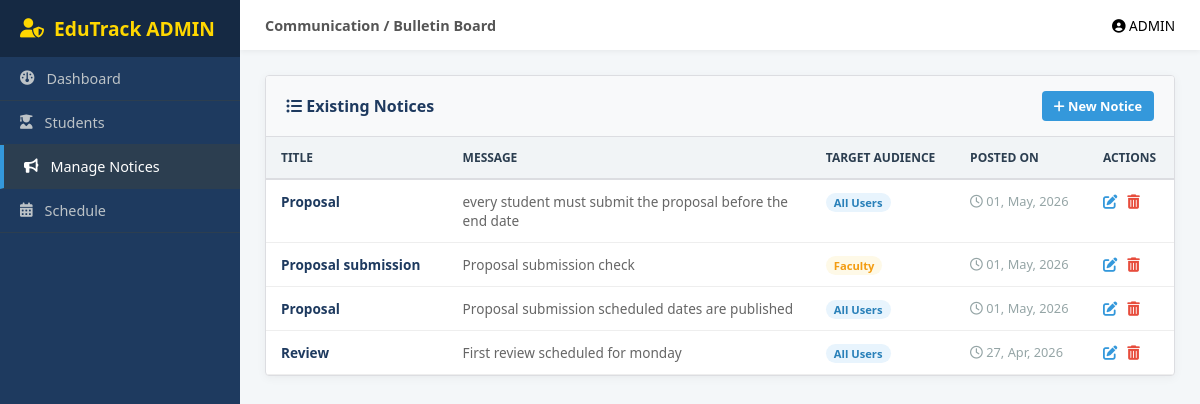
Screenshot of /WAdmin/manage-notices/ (signed in) with the database file from the repository.
### Admin/models.py (models this page shows, shortened)
class Notice(models.Model):
    TARGET_CHOICES = (
        ('ALL', 'All'),
        ('STUDENT', 'Student'),
        ('FACULTY', 'Faculty'),
    )
    title = models.CharField(max_length=200)
    message = models.TextField()
    target = models.CharField(max_length=10, choices=TARGET_CHOICES, default='ALL')
    created_at = models.DateTimeField(auto_now_add=True)

### Admin/views.py (the view)
# urls.py: path('manage-notices/', views.admin_notice_list, name='admin_notice_list'),
def admin_notice_list(request):
    from .models import Notice
    if 'admin_id' not in request.session:
        return redirect('guest:guest_login')
    notices = Notice.objects.all().order_by('-created_at')
    return render(request, 'Admin/admin_notice_list.html', {
        'notices': notices
    })

### Admin/templates/Admin/admin_notice_list.html (shortened to what this page needs)
<!doctype html>
<html lang="en">
  <head>
    <link
      rel="stylesheet"
      href="https://cdnjs.cloudflare.com/ajax/libs/font-awesome/6.5.0/css/all.min.css"
    />
  </head>
  <body>
    <div class="sidebar">
      <div class="sidebar-brand">
        <i class="fa-solid fa-user-shield"></i> EduTrack ADMIN
      </div>
      <a href="{% url 'WAdmin:admin_dashboard' %}" class="nav-item"
        ><i class="fa-solid fa-gauge"></i> Dashboard</a
      >
      <a href="{% url 'WAdmin:student_list' %}" class="nav-item"
        ><i class="fa-solid fa-user-graduate"></i> Students</a
      >
      <a href="#" class="nav-item active"
        ><i class="fa-solid fa-bullhorn"></i> Manage Notices</a
      >
      <a href="{% url 'WAdmin:document_schedule_list' %}" class="nav-item"
        ><i class="fa-solid fa-calendar-days"></i> Schedule</a
      >
    </div>
    <div class="main-wrapper">
      <div class="top-header">
        <div style="font-size: 0.9rem; font-weight: 600; color: #555">
          Communication / Bulletin Board
        </div>
        <div style="font-size: 0.85rem">
          <i class="fa-solid fa-circle-user"></i> ADMIN
        </div>
      </div>
      <div class="content-area">
        <div class="card">
          <div class="card-header">
            <span><i class="fa-solid fa-list-ul"></i> Existing Notices</span>
            <a href="{% url 'WAdmin:add_notice' %}" class="btn-add">
              <i class="fa-solid fa-plus"></i> New Notice
            </a>
          </div>
          <div style="overflow-x: auto">
            <table>
              <thead>
                <tr>
                  <th style="width: 20%">Title</th>
                  <th style="width: 40%">Message</th>
                  <th>Target Audience</th>
                  <th>Posted On</th>
                  <th>Actions</th>
                </tr>
              </thead>
              <tbody>
                {% for n in notices %}
                <tr>
                  <td>
                    <strong style="color: var(--et-dark)">{{ n.title }}</strong>
                  </td>
                  <td style="color: #666; line-height: 1.4">{{ n.message }}</td>
                  <td>
                    {% if n.target == "ALL" %}
                    <span class="badge badge-all">All Users</span>
                    {% elif n.target == "STUDENT" %}
                    <span class="badge badge-student">Students</span>
                    {% else %}
                    <span class="badge badge-faculty">Faculty</span>
                    {% endif %}
                  </td>
                  <td
                    style="
                      white-space: nowrap;
                      font-size: 0.8rem;
                      color: #95a5a6;
                    "
                  >
                    <i class="fa-regular fa-clock"></i>
                    {{ n.created_at|date:"d, M, Y" }}
                  </td>
                  <td>
                    <div class="actions">
                      <a
                        href="{% url 'WAdmin:edit_notice' n.id %}"
                        class="edit-link"
                        title="Edit"
                      >
                        <i class="fa-solid fa-pen-to-square"></i>
                      </a>
                      <a
                        href="{% url 'WAdmin:delete_notice' n.id %}"
                        class="delete-link"
                        title="Delete"
                        onclick="
                          return confirm(
                            'Are you sure you want to delete this notice?',
                          );
                        "
                      >
                        <i class="fa-solid fa-trash-can"></i>
                      </a>
                    </div>
                  </td>
                </tr>
                {% endfor %}
              </tbody>
            </table>
          </div>
        </div>
      </div>
    </div>
  </body>
</html>

### Admin/templates/Admin/admin_notice_list.html (style rules this page uses)
:root { --et-dark: #1e3a5f; --et-sidebar: #2c3e50; --et-bg: #f4f7f9; --et-accent: #3498db; --et-border: #dcdde1; --et-danger: #e74c3c; --et-warning: #f39c12; }
body { margin: 0; font-family: "Segoe UI", Arial, sans-serif; background: var(--et-bg); display: flex; min-height: 100vh; }
.sidebar { width: 240px; background: var(--et-dark); color: white; flex-shrink: 0; position: sticky; top: 0; height: 100vh; }
.sidebar-brand { padding: 15px 20px; background: #152943; font-size: 1.2rem; font-weight: bold; display: flex; align-items: center; gap: 10px; color: #ffd700; }
.nav-item { padding: 12px 20px; display: flex; align-items: center; gap: 12px; color: #bdc3c7; text-decoration: none; border-bottom: 1px solid #2c3e50; font-size: 0.9rem; }
.nav-item:hover, .nav-item.active { background: #2c3e50; color: white; }
.nav-item.active { border-left: 4px solid var(--et-accent); }
.main-wrapper { flex-grow: 1; display: flex; flex-direction: column; width: calc(100% - 240px); }
.top-header { background: #fff; height: 50px; display: flex; justify-content: space-between; align-items: center; padding: 0 25px; box-shadow: 0 2px 5px rgba(0, 0, 0, 0.05); }
.content-area { padding: 25px; }
.card { background: white; border: 1px solid var(--et-border); border-radius: 4px; overflow: hidden; box-shadow: 0 2px 10px rgba(0, 0, 0, 0.05); }
.card-header { background: #f8f9fa; padding: 15px 20px; border-bottom: 1px solid var(--et-border); font-weight: bold; color: var(--et-dark); display: flex; justify-content: space-between; align-items: center; }
.btn-add { background: var(--et-accent); color: white; text-decoration: none; padding: 6px 12px; border-radius: 4px; font-size: 0.8rem; transition: 0.3s; }
table { width: 100%; border-collapse: collapse; }
th { background: #f1f4f6; color: #2c3e50; padding: 12px 15px; text-align: left; font-size: 0.75rem; border-bottom: 2px solid var(--et-border); text-transform: uppercase; }
td { padding: 12px 15px; border-bottom: 1px solid #eee; font-size: 0.85rem; color: #333; vertical-align: top; }
.badge { padding: 2px 8px; border-radius: 12px; font-size: 0.7rem; font-weight: bold; }
.badge-all { background: #e8f4fd; color: #2980b9; }
.badge-faculty { background: #fef9e7; color: #f39c12; }
.actions { display: flex; gap: 10px; }
.actions a { text-decoration: none; font-size: 0.9rem; transition: 0.2s; }
.edit-link { color: var(--et-accent); }
.delete-link { color: var(--et-danger); }

### rows the page displays
Notice: title "Proposal", message "every student must submit the proposal before the end date", target "All Users", created_at "01, May, 2026"
Notice: title "Proposal submission", message "Proposal submission check", target "Faculty", created_at "01, May, 2026"
Notice: title "Proposal", message "Proposal submission scheduled dates are published", target "All Users", created_at "01, May, 2026"
Notice: title "Review", message "First review scheduled for monday", target "All Users", created_at "27, Apr, 2026"
